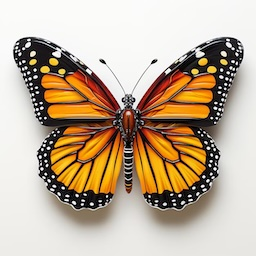
#> input picture 256_butter.jpg, 256 x 256 px
$ python -i image_in_image2.py   (imports and definitions only)
#> lines starting #> are read from the running program, lines starting #| are printed output that depends on the picture
# -*- coding: utf-8 -*-
"""Autolevelling_Img_in_Img.ipynb

Automatically generated by Colab.

Original file is located at
    https://colab.research.google.com/drive/1tRUWBkijEoIjme3yMQgUQP0C5yYY3H4f
"""

import numpy as np
import matplotlib.pyplot as plt
import cv2
import math

def Read_image(image_path) :
    image = cv2.imread(image_path)
    return image

def Write_image(image_path,image) :
    cv2.imwrite(image_path,image)

# [10 lines left out: functions Show_image, resize_image, not called in this run]

'''
  Converts each value into 8-bit binary representation
'''
# [4 lines left out: function image_to_binary_3D, not called in this run]

'''
    Store corresponging index's value in a list
'''
# [39 lines left out: functions each_bit, Divider, Combiner, not called in this run]

def binary_to_int(binary_string) :
  return int(binary_string, 2)

# [14 lines left out: function making_to_int, not called in this run]

from PIL import Image, ImageEnhance

def enhance_image(image_path, output_path, sharpness=2.5, contrast=1, brightness=1):
    # Open the image
#> called with image_path = '256_butter.jpg', output_path = 'out.png', sharpness = 2.5, contrast = 1, brightness = 1
    img = Image.open(image_path)
#> img is the input picture: PIL image 256x256 RGB; mean R, G, B 192.1, 173.6, 151.6

    # Enhance sharpness
    enhancer = ImageEnhance.Sharpness(img)
    img = enhancer.enhance(sharpness)
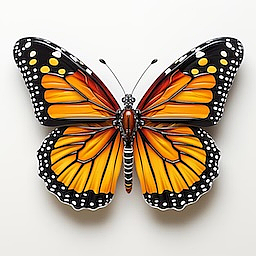
#> img: PIL image 256x256 RGB; mean R, G, B 193.1, 175.8, 153.6

    # Enhance contrast
    enhancer = ImageEnhance.Contrast(img)
    img = enhancer.enhance(contrast)

    # Enhance brightness
    enhancer = ImageEnhance.Brightness(img)
    img = enhancer.enhance(brightness)

    # Save the enhanced image
    img.save(output_path)

# [209 lines left out: functions Triggering_Level, Encode_im_im, DECode_lsb, Reconstruct_im_im, Level_encode, calculate_psnr_im_im and 3 more, not called in this run]

>>> result = enhance_image('256_butter.jpg', 'out.png')
